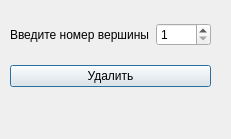
<?xml version="1.0" encoding="UTF-8"?>
<ui version="4.0">
 <class>DelVertForm</class>
 <widget class="QDialog" name="DelVertForm">
  <property name="geometry">
   <rect>
    <x>0</x>
    <y>0</y>
    <width>231</width>
    <height>139</height>
   </rect>
  </property>
  <property name="windowTitle">
   <string>Удаление вершины</string>
  </property>
  <widget class="QWidget" name="layoutWidget">
   <property name="geometry">
    <rect>
     <x>10</x>
     <y>10</y>
     <width>201</width>
     <height>91</height>
    </rect>
   </property>
   <layout class="QVBoxLayout" name="verticalLayout">
    <item>
     <layout class="QHBoxLayout" name="horizontalLayout">
      <item>
       <widget class="QLabel" name="label">
        <property name="text">
         <string>Введите номер вершины</string>
        </property>
       </widget>
      </item>
      <item>
       <widget class="QSpinBox" name="spin_vert">
        <property name="minimum">
         <number>1</number>
        </property>
       </widget>
      </item>
     </layout>
    </item>
    <item>
     <widget class="QPushButton" name="button">
      <property name="text">
       <string>Удалить</string>
      </property>
     </widget>
    </item>
   </layout>
  </widget>
 </widget>
 <resources/>
 <connections/>
</ui>
